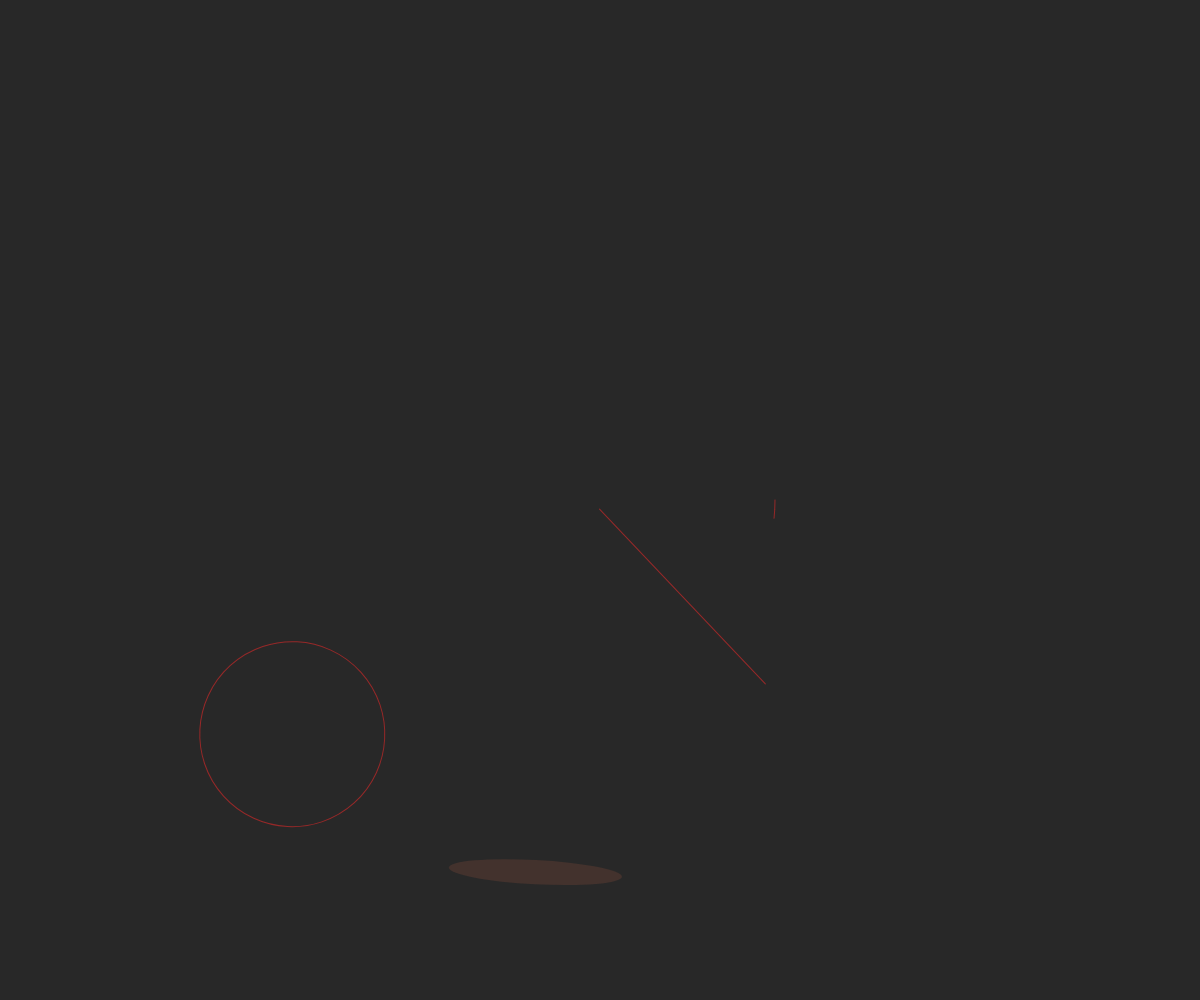
Frame 1 (no input)
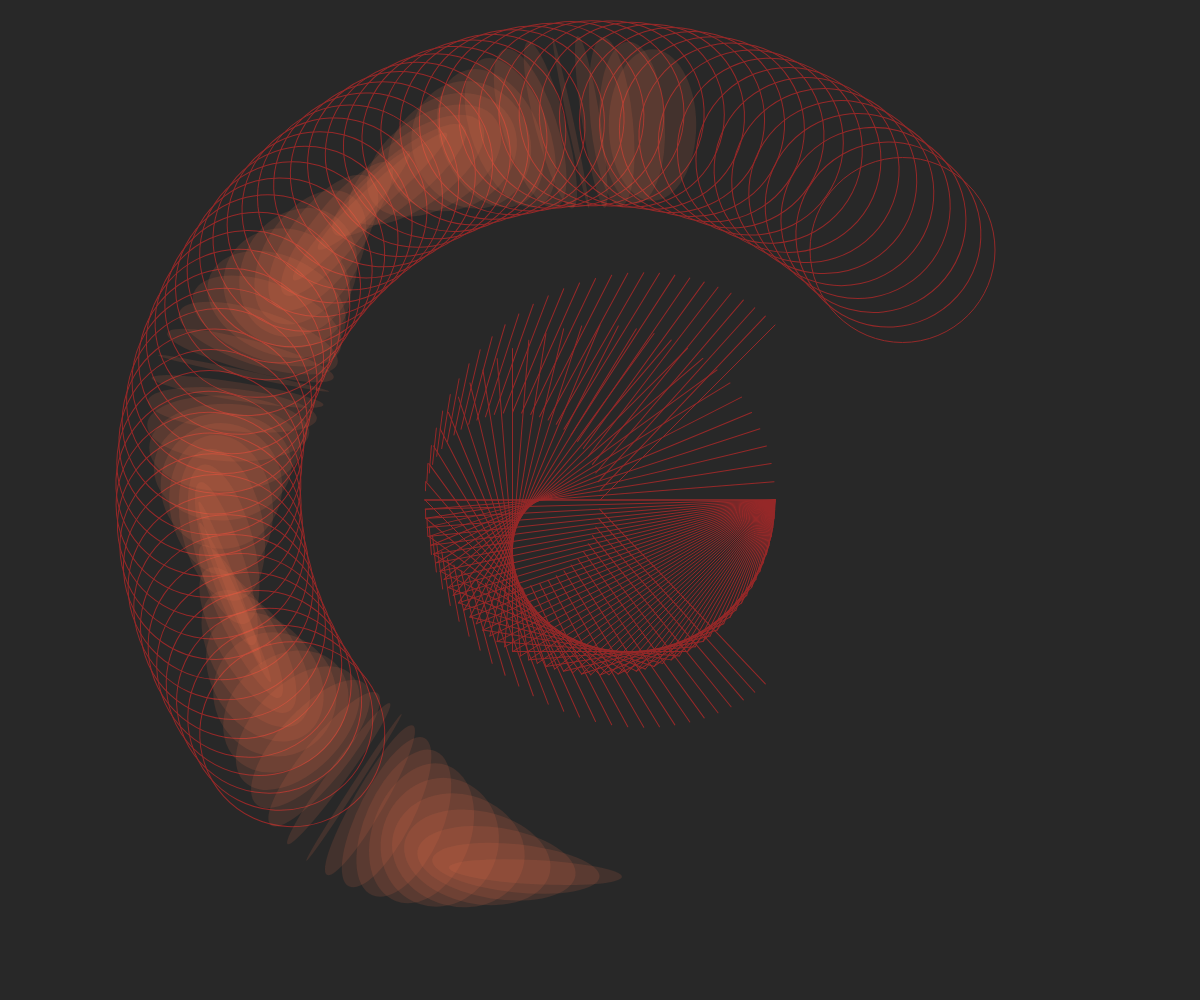
Frame 60 (no input)
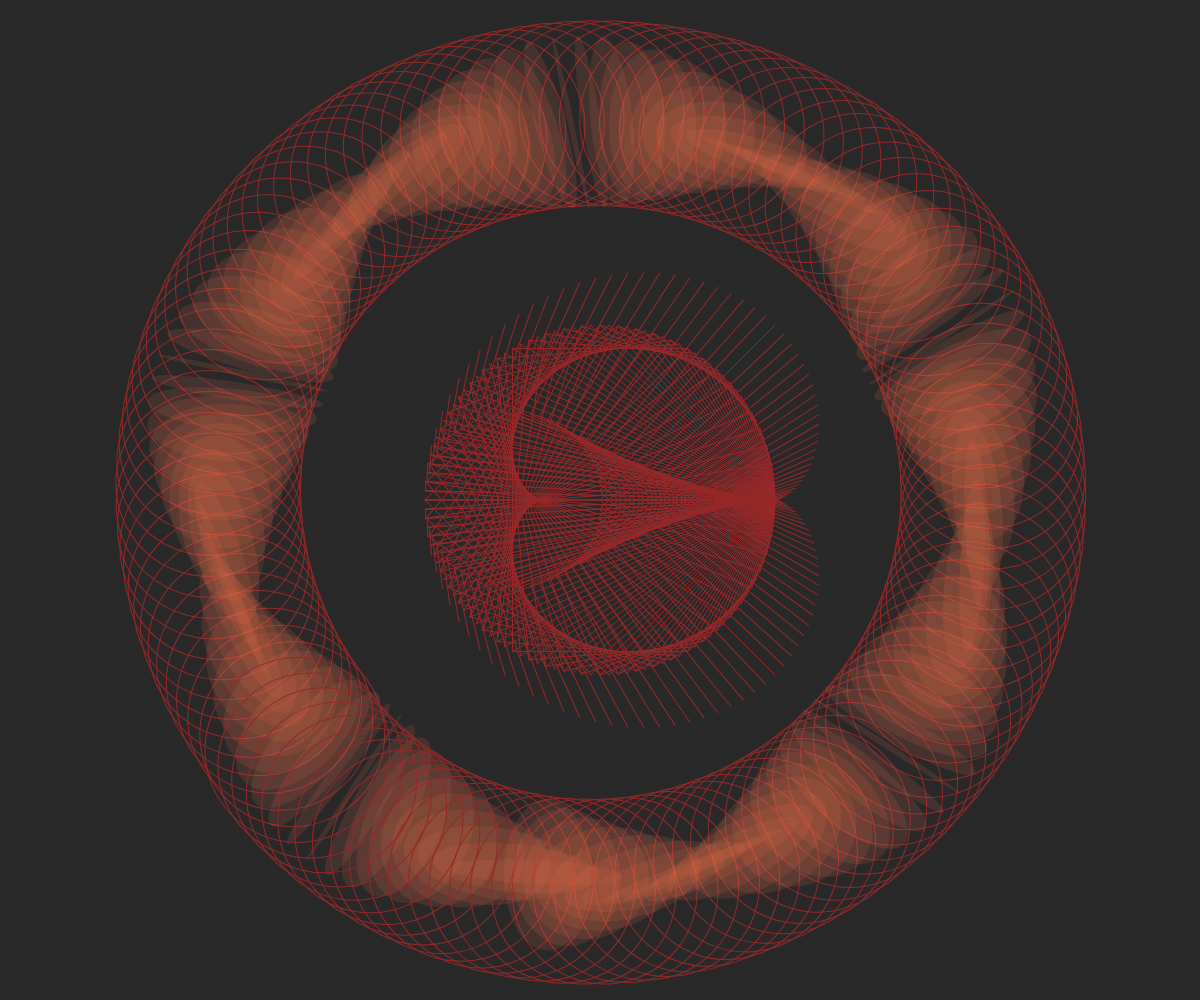
Frame 120 (the mouse pressed at the canvas centre since frame 60)

The p5.js sketch that drew these frames (run headless with seeded random() and noise() and a simulated clock; from frame 60 on, the mouse is pressed at the canvas centre):

// p5.js sketch
// ── sketch.js
function preload(){
  // put preload code here
}

function setup() {
  // put setup code here
  createCanvas(windowWidth, windowHeight);
  background(40);
  angleMode(DEGREES);

  frameRate(32);

}

function draw() {
  // put drawing code here
  translate(width/2, height/2);
  noFill();

  stroke(150, 40, 40);
  line(175, 0,cos(frameCount*3)*175,sin(frameCount*3)*175);

  rotate(frameCount*3);

  stroke(150, 40, 40);
  line(cos(frameCount*3)*175, 175, 0, sin(frameCount*3)*175);

  stroke(150, 40, 40);
  line(175, 0,cos(frameCount*3)*175,sin(frameCount*3)*175);

  translate(cos(frameCount*8)*5,height/4);
  noFill();
  ellipse(-300, 0, 185, 185);

  stroke(230, 110, 76);
  fill(230, 110, 76, 35);
  translate(width/8,height/8);
  noStroke();
  ellipse(-200, 0, cos(frameCount*8)*175, sin(frameCount*8)*175);

  // Stops the draw function if a certain condition avaluates true
  if (frameCount == 240) {
    noLoop();
  }

}
